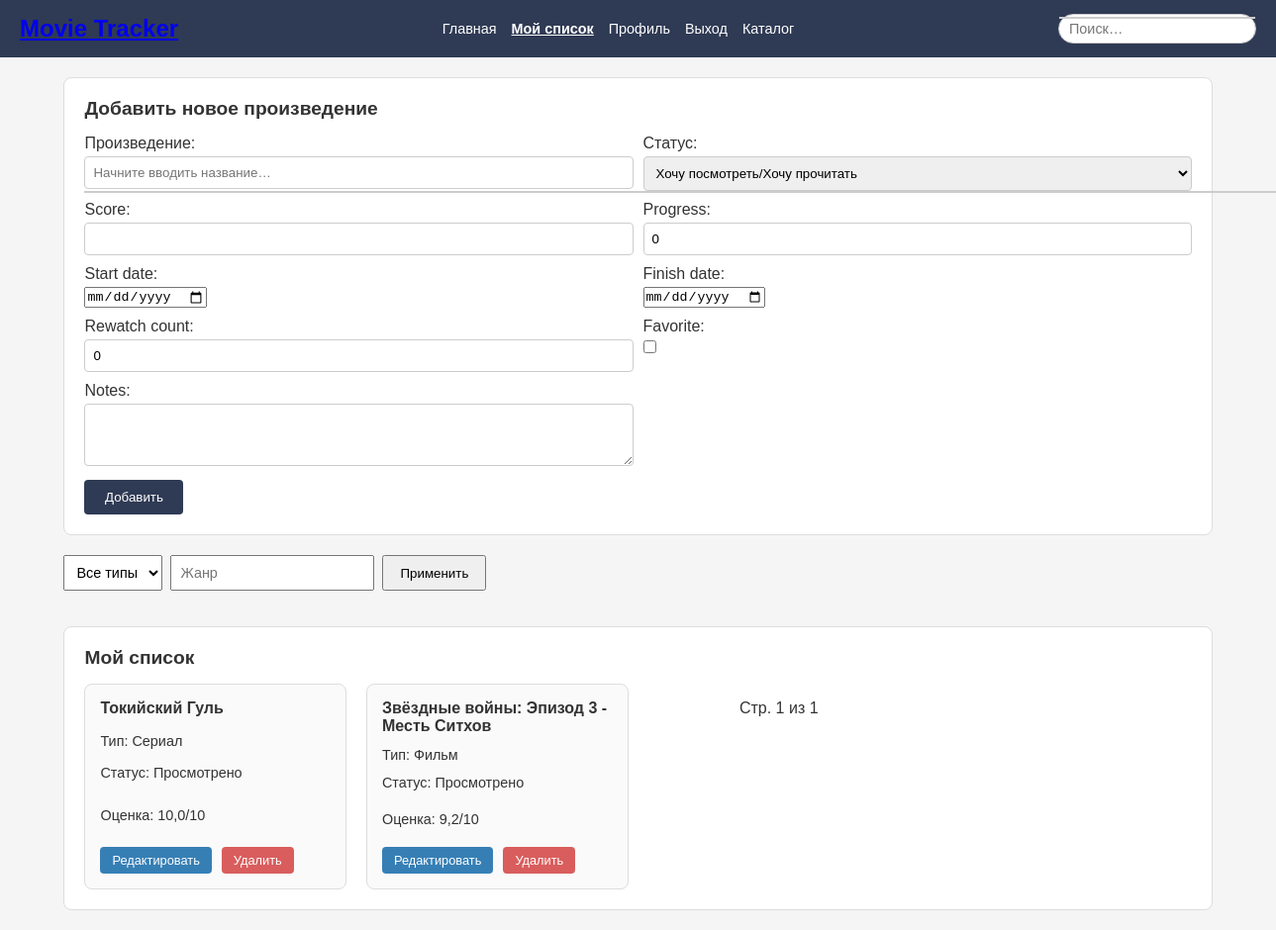
The page /mylist/ (signed in) on the database its author committed.
### catalog/models.py (models this page shows, shortened)
class ListEntry(models.Model):
    STATUS_WANT       = 'want'
    STATUS_READING    = 'reading'
    STATUS_COMPLETED  = 'completed'
    STATUS_REWATCHING = 'rewatching'
    STATUS_PAUSED     = 'paused'
    STATUS_DROPPED    = 'dropped'
    STATUS_CHOICES = [
        (STATUS_WANT,       'Хочу посмотреть/Хочу прочитать'),
        (STATUS_READING,    'Смотрю/Читаю'),
        (STATUS_COMPLETED,  'Просмотрено/Прочитано'),
        (STATUS_REWATCHING, 'Пересматриваю/Перечитываю'),
        (STATUS_PAUSED,     'Приостановлено/На паузе'),
        (STATUS_DROPPED,    'Брошено/Брошено'),
    ]
    work       = models.ForeignKey(Work, on_delete=models.CASCADE, related_name='list_entries', verbose_name='Произведение')
    user       = models.ForeignKey(settings.AUTH_USER_MODEL, on_delete=models.CASCADE, related_name='list_entries', verbose_name='Пользователь')
    status     = models.CharField(max_length=20, choices=STATUS_CHOICES, default=STATUS_WANT, verbose_name='Статус')
    score = models.DecimalField(
        max_digits=3,
        decimal_places=1,
        null=True,
        blank=True,
        validators=[MinValueValidator(0), MaxValueValidator(10)],
    )
    progress   = models.PositiveIntegerField(default=0)
    start_date = models.DateField(null=True, blank=True)
    finish_date= models.DateField(null=True, blank=True)
    rewatch_count = models.PositiveIntegerField(default=0)
    notes      = models.TextField(blank=True)
    favorite   = models.BooleanField(default=False)
    added_at   = models.DateTimeField(auto_now_add=True)
    position   = models.PositiveIntegerField(default=0)
    STATUS_LABELS = {
        'movie': {
            'want':       'Хочу посмотреть',
            'reading':    'Смотрю',
            'completed':  'Просмотрено',
            'rewatching': 'Пересматриваю',
            'paused':     'Приостановлено',
            'dropped':    'Брошено',
        },
        'series': {
            'want':       'Хочу посмотреть',
            'reading':    'Смотрю',
            'completed':  'Просмотрено',
            'rewatching': 'Пересматриваю',
            'paused':     'Приостановлено',
            'dropped':    'Брошено',
        },
        'book': {
            'want':       'Хочу прочитать',
            'reading':    'Читаю',
            'completed':  'Прочитано',
            'rewatching': 'Перечитываю',
            'paused':     'Приостановлено',
            'dropped':    'Брошено',
        },
    }
    class Meta:
        unique_together = ('work', 'user')
        verbose_name = 'Запись списка'
        verbose_name_plural = 'Записи списка'

class Work(models.Model):
    MOVIE = 'movie'
    SERIES = 'series'
    BOOK = 'book'
    TYPE_CHOICES = [
        (MOVIE, 'Фильм'),
        (SERIES, 'Сериал'),
        (BOOK, 'Книга'),
    ]
    title        = models.CharField(max_length=200, verbose_name='Название')
    type         = models.CharField(max_length=10, choices=TYPE_CHOICES, verbose_name='Тип')
    genre        = models.CharField(max_length=100, blank=True, verbose_name='Жанр')
    rating       = models.DecimalField(max_digits=3, decimal_places=1, null=True, blank=True, verbose_name='Рейтинг')
    release_date = models.DateField(null=True, blank=True, verbose_name='Дата релиза')
    objects      = WorkQuerySet.as_manager()
    detail       = models.TextField(blank=True)
    poster_url   = models.URLField(blank=True)
    tmdb_id       = models.PositiveIntegerField(null=True, blank=True, unique=True)
    openlibrary_id= models.CharField(max_length=50, null=True, blank=True, unique=True)
    external_id = models.IntegerField(
        null=True, blank=True, unique=True,
        help_text="TMDB ID, если импортировано из TMDB"
    )
    overview     = models.TextField(blank=True)
    poster_path  = models.CharField(max_length=255, blank=True)
    genres_text  = models.CharField(max_length=255, blank=True,
                                    help_text="Список жанров через запятую")
    external_id = models.CharField(
        max_length=20, unique=True, null=True, blank=True,
        help_text="TMDB external id вида 'movie:123' / 'tv:456'"
    )
    google_id   = models.CharField(
        max_length=40, blank=True, null=True, unique=True,
        help_text='ID тома в Google Books'
    )

### users/views.py (the view)
# urls.py: path('mylist/',  views.mylist_view,   name='mylist'),
@login_required
def mylist_view(request):
    work_type = request.GET.get('type', '') or ''
    genre     = request.GET.get('genre', '').strip()
    entries_qs = ListEntry.objects.filter(user=request.user) \
                                  .select_related('work') \
                                  .order_by('-added_at')
    filtered = [
        e for e in entries_qs
        if (not work_type or e.work.type == work_type)
        and (not genre     or genre.lower() in (e.work.genre or '').lower())
    ]
    page_my = request.GET.get('my_page', 1)
    paginator_my = Paginator(entries_qs, 6)
    entries_page = paginator_my.get_page(page_my)
    if request.method == 'POST':
        form = ListEntryForm(request.POST, user=request.user)
        form.instance.user = request.user
        if form.is_valid():
            form.save()
            return redirect('mylist')
    else:
        form = ListEntryForm(user=request.user, instance=ListEntry(user=request.user))
    page_my = request.GET.get('my_page', 1)
    paginator_my = Paginator(filtered, 6)
    entries_page = paginator_my.get_page(page_my)
    return render(request, 'mylist.html', {
        'mylist': entries_page,
        'form': form,
        'type_choices': Work.TYPE_CHOICES,
        'current_type': work_type,
        'current_genre': genre,
    })

### catalog/forms.py (shortened to what this page needs)
class ListEntryForm(forms.ModelForm):
    class Meta:
        model = ListEntry
        fields = [
            'work', 'status', 'score', 'progress',
            'start_date', 'finish_date',
            'rewatch_count', 'favorite', 'notes',
        ]
        widgets = {
            'score': forms.NumberInput(attrs={
                'step': '0.1',
                'min': '0',
                'max': '10',
            }),
            'progress': forms.NumberInput(attrs={'min': 0}),
            'rewatch_count': forms.NumberInput(attrs={'min': 0}),
            'start_date': forms.DateInput(attrs={'type': 'date'}),
            'finish_date': forms.DateInput(attrs={'type': 'date'}),
            'notes': forms.Textarea(attrs={'rows':3}),
        }
    def __init__(self, *args, **kwargs):
        user = kwargs.pop('user', None)
        super().__init__(*args, **kwargs)
        self.fields['work'].queryset = Work.objects.exclude(list_entries__user=user)
        entry = self.instance

### templates/mylist.html (shortened to what this page needs)
{% extends "base.html" %}
{% load static %}
{% block content %}
<div class="container">
  <main>
    <section class="add-item">
      <h2>Добавить новое произведение</h2>
      <form method="post">
        <div class="form-group">
          <label for="ext-search">Произведение:</label>
          <input
            type="text"
            id="ext-search"
            class="form-control"
            placeholder="Начните вводить название…"
          >
          <ul id="ext-list" class="typeahead-list"></ul>
        </div>
        {% for field in form.visible_fields %}
          {% if field.name != 'work' %}
            <div class="form-group">
              {{ field.label_tag }}
              {{ field }}
            </div>
          {% endif %}
        {% endfor %}
        <button type="submit" class="btn btn-primary">Добавить</button>
      </form>
    </section>
    <form method="get" class="filter-form">
      <select name="type">
        <option value="">Все типы</option>
      </select>
      <input
        type="text"
        name="genre"
        placeholder="Жанр"
        value="{{ current_genre }}"
      />
      <button type="submit">Применить</button>
    </form>
    <section class="item-list">
      <h2>Мой список</h2>
      <div class="items">
        {% for entry in mylist %}
          {% with work=entry.work %}
          <div class="card"
               data-entry-id="{{ entry.id }}"
               data-type="{{ work.type }}"
               data-genre="{{ work.genre }}"
               data-rating="{{ work.rating }}"
               data-date="{{ work.release_date|date:'Y-m-d' }}">
            <h3>{{ work.title }}</h3>
            <p>Тип: {{ work.get_type_display }}</p>
            <p>Статус:
              <span
                class="status-text"
                data-status="{{ entry.status }}"
                data-type="{{ work.type }}"
              ></span>
            </p>
            {% if entry.score %}
              <p>Оценка: {{ entry.score }}/10</p>
            {% endif %}
            <div class="actions">
              <button
                type="button"
                class="edit btn btn-primary"
                data-url="{% url 'edit_list_entry' entry.pk %}">
                Редактировать
              </button>
              <button
                class="delete btn btn-danger"
                data-url="{% url 'toggle_list' work.pk %}">
                Удалить
              </button>
            </div>
          </div>
          {% endwith %}
        {% empty %}
          <p>Ваш список пока пуст.</p>
        {% endfor %}
        <div class="pagination">
          <span>Стр. {{ mylist.number }} из {{ mylist.paginator.num_pages }}</span>
        </div>
      </div>
    </section>
  </main>
</div>
{% endblock %}

### static/css/main.css (style rules this page uses)
* { margin: 0; padding: 0; box-sizing: border-box; }
body { font-family: Arial, sans-serif; background-color: #f5f5f5; color: #333; }
.container { width: 90%; max-width: 1200px; margin: 20px auto; display: flex; gap: 20px; }
.card { background-color: #fafafa; border: 1px solid #ddd; border-radius: 8px; padding: 15px; display: flex; flex-direction: column; justify-content: space-between; }
.card h3 { font-size: 1rem; margin-bottom: 10px; }
.card p { font-size: 0.9rem; margin-bottom: 8px; line-height: 1.4; }
main { flex: 1; display: flex; flex-direction: column; gap: 20px; }
.add-item { background-color: #fff; padding: 20px; border-radius: 8px; border: 1px solid #ddd; }
.add-item h2 { margin-bottom: 15px; font-size: 1.2rem; }
.add-item form { display: grid; grid-template-columns: 1fr 1fr; grid-gap: 10px; }
.add-item form label { display: block; margin-bottom: 4px; }
.add-item form input[type="text"], .add-item form input[type="number"], .add-item form textarea, .add-item form select { width: 100%; padding: 8px; border-radius: 4px; border: 1px solid #ccc; }
.add-item form textarea { resize: vertical; }
.add-item form button { grid-column: 1 / -1; padding: 10px; background-color: #2F3A54; color: #fff; border: none; border-radius: 4px; cursor: pointer; width: 100px; justify-self: start; }
.item-list { background-color: #fff; border: 1px solid #ddd; border-radius: 8px; padding: 20px; }
.item-list h2 { margin-bottom: 15px; font-size: 1.2rem; }
.items { display: grid; grid-template-columns: repeat(auto-fill, minmax(220px, 1fr)); gap: 20px; }
.actions { margin-top: 10px; display: flex; gap: 10px; }
.actions button { background-color: #2F3A54; color: #fff; border: none; border-radius: 4px; padding: 6px 12px; cursor: pointer; font-size: 0.8rem; }
.actions button.edit { background-color: #367FB5; }
.actions button.delete { background-color: #D95D5D; }
.pagination { margin-top: 1rem; text-align: center; }
.filter-form { margin-bottom: 1rem; display: flex; gap: .5rem; }
.filter-form select, .filter-form input { padding: .5rem; font-size: .9rem; }
.filter-form button { padding: .5rem 1rem; cursor: pointer; }
.typeahead-list { position: absolute; background: #fff; border: 1px solid #ccc; width: calc(100% - 2px); max-height: 200px; overflow-y: auto; margin-top: 2px; list-style: none; padding: 0; z-index: 1000; }

### rows shown on the page
ListEntry: work "Токийский Гуль", work.type "Сериал", score "10,0"
ListEntry: work "Звёздные войны: Эпизод 3 - Месть Ситхов", work.type "Фильм", score "9,2"

### other values the page prints
{{ field.label_tag }} "Статус:" "Score:" "Progress:" "Start date:" "Finish date:" "Rewatch count:" "Favorite:" "Notes:"
{{ mylist.number }} "1"
{{ mylist.paginator.num_pages }} "1"
